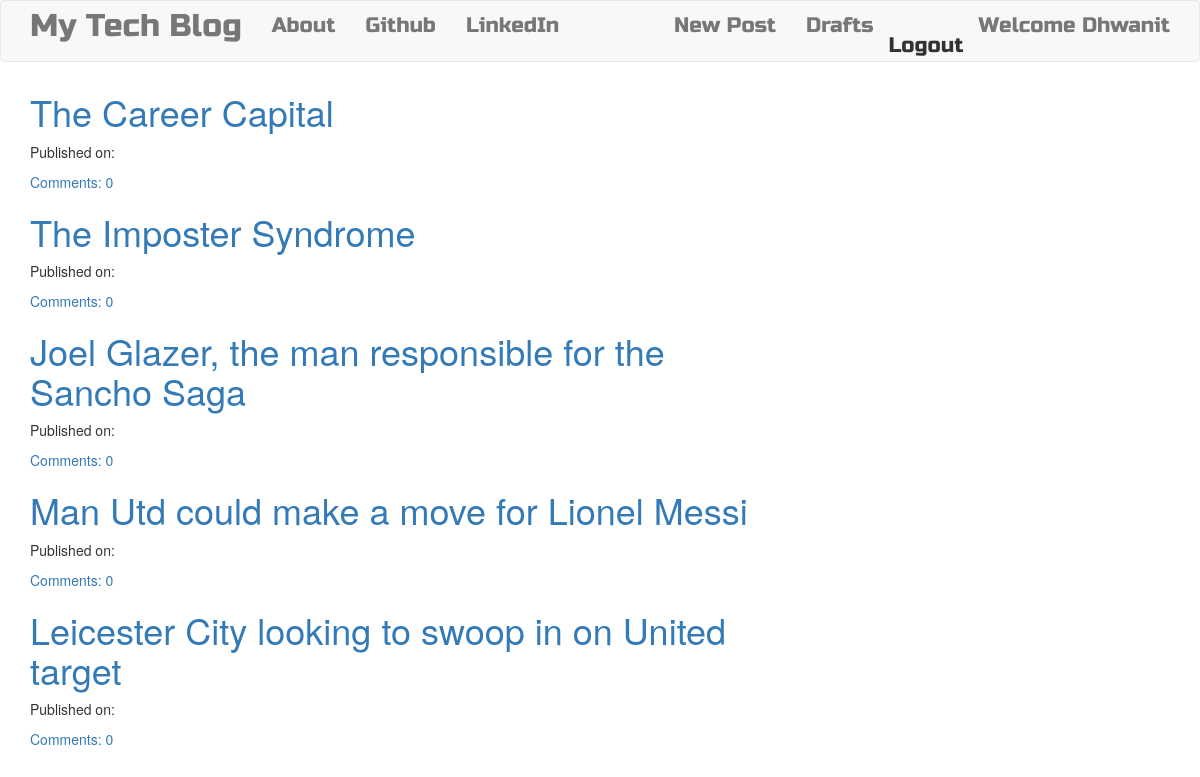
Page /drafts/ (signed in) on the committed database.
### blog_app/models.py (models this page shows, shortened)
class Post(models.Model):
    author = models.ForeignKey('auth.User', on_delete=models.CASCADE)
    title = models.CharField(max_length=200)
    text = models.TextField()
    create_date = models.DateTimeField(default=timezone.now)
    published_date = models.DateTimeField(blank=True, null=True)
    def approve_comments(self):
        return self.comments.filter(approved_comment=True)

### blog_app/views.py (the view)
# urls.py: path('drafts/', views.DraftListView.as_view(), name='post_draft_list'),
class DraftListView(LoginRequiredMixin, ListView):
    login_url = '/login/'
    redirect_field_name = 'blog_app/post_list.html'
    model = Post
    def get_queryset(self):
        return Post.objects.filter(published_date__isnull=True).order_by('create_date')

### blog_app/templates/blog_app/post_list.html
{% extends 'blog_app/base.html' %}
{% block content %}
<div class="centerstage">
  {% for post in post_list %}
  <div class="post">
    <h1><a href="{% url 'post_detail' pk=post.pk %}">{{ post.title }}</a></h1>
    <div class="date">
      <p>Published on: {{ post.published_date|date:"D M Y" }}</p>
    </div>
    <a href="{% url 'post_detail' pk=post.pk %}">Comments: {{ post.approve_comments.count }}</a>
  </div>
  {% endfor %}
</div>
{% endblock %}

### blog_app/templates/blog_app/base.html (shortened to what this page needs)
<!DOCTYPE html>
{% load static %}
<html lang="en" dir="ltr">
  <head>
    <link rel="stylesheet" href="https://stackpath.bootstrapcdn.com/bootstrap/3.4.1/css/bootstrap.min.css">
    <link rel="stylesheet" href="//cdn.jsdelivr.net/npm/medium-editor@latest/dist/css/medium-editor.min.css" type="text/css" media="screen" charset="utf-8">
    <link rel="stylesheet" href="{% static 'css/blog.css' %}">
  </head>
  <body>
    <nav class="navbar navbar-default techfont custom-navbar">
      <div class="container">
        <ul class="nav navbar-nav">
          <li><a class="navbar-brand bigbrand" href="{% url 'post_list' %}">My Tech Blog</a></li>
          <li><a href="{% url 'about' %}">About</a></li>
          <li><a href="https://www.github.com">Github</a></li>
          <li><a href="https://www.linkedin.com">LinkedIn</a></li>
        </ul>
        <ul class="nav navbar-nav navbar-right ">
          {% if user.is_authenticated %}
          <li><a href="{% url 'post_new' %}">New Post</a></li>
          <li><a href="{% url 'post_draft_list' %}">Drafts</a></li>
          <li><a href="{% url 'logout' %}"></a>Logout</li>
          <li><a>Welcome {{ user.username }}</a></li>
          {% else %}
          <li><a href="{% url 'login' %}"><span class="glyphicon glyphicon-user"></span></a></li>
          {% endif %}
        </ul>
      </div>
    </nav>
    <div class="container">
      <div class="row">
        <div class="col-md-8">
          <div class="blog_posts">
            {% block content %}
            {% endblock %}
          </div>
        </div>
      </div>
    </div>
  </body>
</html>

### blog_app/static/css/blog.css (style rules this page uses)
.techfont { font-family: 'Russo One', sans-serif; font-size: 1.5em; margin-bottom: 10px; }
.bigbrand { font-size: 1.5em; }
.centerstage { margin-left: auto; margin-right: auto; }

### rows in the picture
Post: title "The Career Capital", approve_comments.count "0"
Post: title "The Imposter Syndrome", approve_comments.count "0"
Post: title "Joel Glazer, the man responsible for the Sancho Saga", approve_comments.count "0"
Post: title "Man Utd could make a move for Lionel Messi", approve_comments.count "0"
Post: title "Leicester City looking to swoop in on United target", approve_comments.count "0"

### other values in the picture
{{ user.username }} "Dhwanit"
